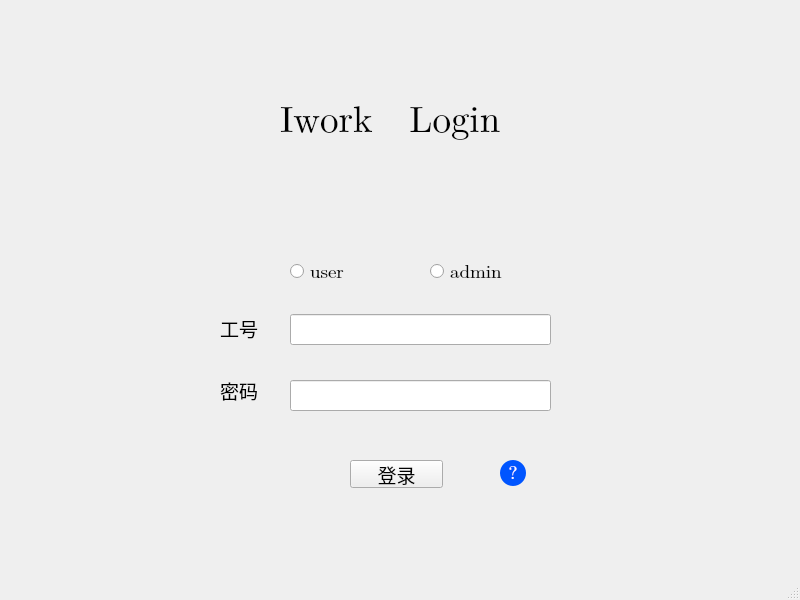
<?xml version="1.0" encoding="UTF-8"?>
<ui version="4.0">
 <class>login</class>
 <widget class="QMainWindow" name="login">
  <property name="geometry">
   <rect>
    <x>0</x>
    <y>0</y>
    <width>800</width>
    <height>600</height>
   </rect>
  </property>
  <property name="windowTitle">
   <string>login</string>
  </property>
  <widget class="QWidget" name="centralwidget">
   <widget class="QLabel" name="title">
    <property name="geometry">
     <rect>
      <x>280</x>
      <y>60</y>
      <width>261</width>
      <height>121</height>
     </rect>
    </property>
    <property name="font">
     <font>
      <family>Cambria Math</family>
      <pointsize>28</pointsize>
     </font>
    </property>
    <property name="layoutDirection">
     <enum>Qt::LeftToRight</enum>
    </property>
    <property name="text">
     <string>Iwork   Login</string>
    </property>
   </widget>
   <widget class="QLabel" name="num">
    <property name="geometry">
     <rect>
      <x>220</x>
      <y>308</y>
      <width>69</width>
      <height>41</height>
     </rect>
    </property>
    <property name="font">
     <font>
      <family>楷体</family>
      <pointsize>14</pointsize>
     </font>
    </property>
    <property name="text">
     <string>工号</string>
    </property>
   </widget>
   <widget class="QLineEdit" name="getnum">
    <property name="geometry">
     <rect>
      <x>290</x>
      <y>314</y>
      <width>261</width>
      <height>31</height>
     </rect>
    </property>
    <property name="font">
     <font>
      <family>Cambria Math</family>
      <pointsize>14</pointsize>
     </font>
    </property>
   </widget>
   <widget class="QLabel" name="pwd">
    <property name="geometry">
     <rect>
      <x>220</x>
      <y>370</y>
      <width>69</width>
      <height>41</height>
     </rect>
    </property>
    <property name="font">
     <font>
      <family>楷体</family>
      <pointsize>14</pointsize>
     </font>
    </property>
    <property name="text">
     <string>密码</string>
    </property>
   </widget>
   <widget class="QLineEdit" name="getpwd">
    <property name="geometry">
     <rect>
      <x>290</x>
      <y>380</y>
      <width>261</width>
      <height>31</height>
     </rect>
    </property>
    <property name="font">
     <font>
      <family>Cambria Math</family>
      <pointsize>14</pointsize>
     </font>
    </property>
   </widget>
   <widget class="QPushButton" name="log">
    <property name="geometry">
     <rect>
      <x>350</x>
      <y>460</y>
      <width>93</width>
      <height>28</height>
     </rect>
    </property>
    <property name="font">
     <font>
      <family>楷体</family>
      <pointsize>14</pointsize>
     </font>
    </property>
    <property name="text">
     <string>登录</string>
    </property>
   </widget>
   <widget class="QRadioButton" name="ad">
    <property name="geometry">
     <rect>
      <x>430</x>
      <y>260</y>
      <width>118</width>
      <height>23</height>
     </rect>
    </property>
    <property name="font">
     <font>
      <family>Cambria Math</family>
      <pointsize>14</pointsize>
     </font>
    </property>
    <property name="text">
     <string>admin</string>
    </property>
   </widget>
   <widget class="QRadioButton" name="user">
    <property name="geometry">
     <rect>
      <x>290</x>
      <y>260</y>
      <width>118</width>
      <height>23</height>
     </rect>
    </property>
    <property name="font">
     <font>
      <family>Cambria Math</family>
      <pointsize>14</pointsize>
     </font>
    </property>
    <property name="text">
     <string>user</string>
    </property>
   </widget>
   <widget class="QPushButton" name="help">
    <property name="geometry">
     <rect>
      <x>500</x>
      <y>460</y>
      <width>26</width>
      <height>26</height>
     </rect>
    </property>
    <property name="font">
     <font>
      <family>Cambria Math</family>
      <pointsize>14</pointsize>
     </font>
    </property>
    <property name="styleSheet">
     <string notr="true">QPushButton#help {
    color:#ffffff;
	border-radius: 13px;
	min-width: 26px;
    min-height: 26px;   
    max-width: 26px;   
    max-height: 26px;   
	background-color:#0055ff;
}</string>
    </property>
    <property name="text">
     <string>?</string>
    </property>
   </widget>
  </widget>
  <widget class="QMenuBar" name="menubar">
   <property name="geometry">
    <rect>
     <x>0</x>
     <y>0</y>
     <width>800</width>
     <height>25</height>
    </rect>
   </property>
  </widget>
  <widget class="QStatusBar" name="statusbar"/>
 </widget>
 <resources/>
 <connections/>
</ui>
